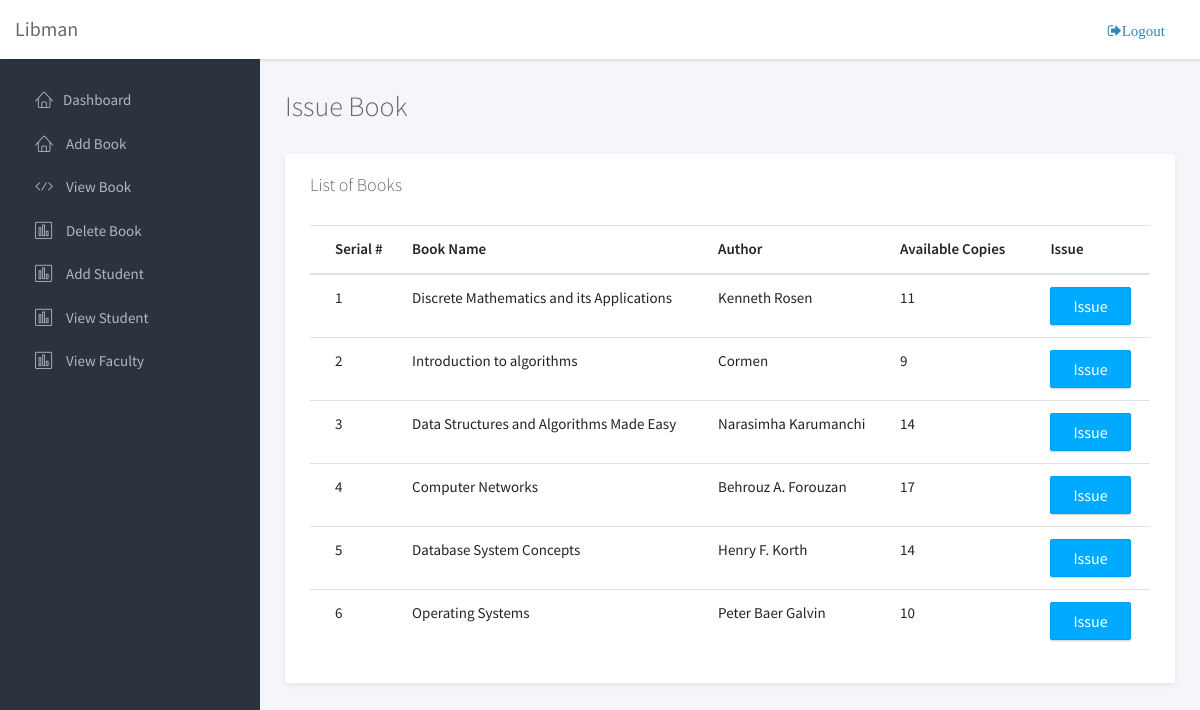
The app's page /issuebook/ (signed in), older data.
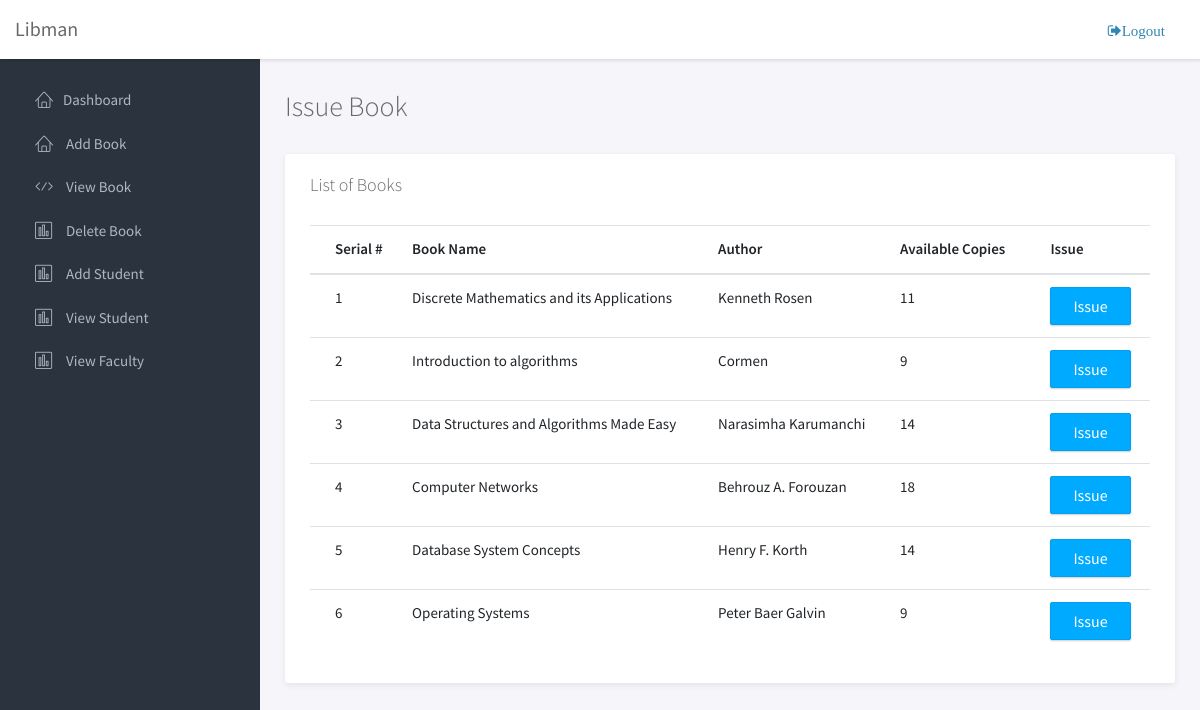
The same page, newer data.
### library/models.py (models this page shows, shortened)
class Book(models.Model):
	genre_choices = [
		('Fiction', 'Fiction'),
		('Magazine', 'Magazine'),
		('Novel', 'Novel'),
		('Study', 'Study'),
		('Sports', 'Sports'),
		('Biography', 'Biography'),
		('Others', 'Others')
	]
	language_choices = [
		('English', 'English'),
		('Hindi', 'Hindi'),
		('German', 'German'),
		('French', 'French'),
		('Japanese', 'Japanese'),
		('Others', 'Others')
	]
	title = models.CharField(max_length=200)
	author = models.CharField(max_length=100)
	summary = models.TextField(max_length=1000)
	isbn = models.CharField(max_length=13, primary_key = True, null=False)
	genre = models.CharField(choices=genre_choices, max_length=20)
	language = models.CharField(choices=language_choices, max_length=20)
	totalcopies = models.IntegerField(null=True)
	availablecopies = models.IntegerField(null=True)

### library/views.py (the view, shortened to what this page needs)
# urls.py: path('issuebook/', views.issuebook, name='issuebook'),
def issuebook(request):
	username = request.session.get('username')
	book = Book.objects.all()
	user = Users.objects.get(username=username)
	return render(request, 'issuebook.html', {'book':book, 'user':user})

### library/templates/issuebook.html (shortened to what this page needs)
{% extends 'base.html' %}
{% block content %}
	<div class="main">
		<div class="main-content">
			<div class="container-fluid">
				<h3 class="page-title">Issue Book</h3>
				<div class="row">
					<div class="col-md-12">
						<div class="panel">
							<div class="panel-heading">
								<h3 class="panel-title">List of Books</h3>
							</div>
							<div class="panel-body">
								<table class="table">
									<thead>
										<tr>
											<th>Serial #</th>
											<th>Book Name</th>
											<th>Author</th>
											<th>Available Copies</th>
											<th>Issue</th>
										</tr>
									</thead>
									<tbody>
										{% for b in book %}
										<tr>
											<td>{{ forloop.counter }}</td>
											<td>{{ b.title }}</td>
											<td>{{ b.author }}</td>
											<td>{{ b.availablecopies }}</td>
											<td>
												<form method="POST">
													<button id="issue-btn" class="btn btn-primary"><input type="hidden" name="issue" value="{{ b.isbn }}">Issue</button>
												</form>
											</td>
										</tr>
										{% endfor %}
									</tbody>
								</table>
							</div>
						</div>
					</div>
				</div>
			</div>
		</div>
	</div>
{% endblock %}

### library/templates/base.html (shortened to what this page needs)
<!DOCTYPE HTML>
{% load static %}
<html lang="en">
<head>
	<link rel="stylesheet" type="text/css" href="https://stackpath.bootstrapcdn.com/bootstrap/4.3.1/css/bootstrap.min.css">
	<link rel="stylesheet" href="{% static 'assets/vendor/font-awesome/css/font-awesome.min.css' %}">
	<link rel="stylesheet" href="{% static 'assets/vendor/linearicons/style.css' %}">
	<link rel="stylesheet" href="{% static 'assets/css/main.css' %}">
</head>
<body>
	<div id="wrapper">
		<nav class="navbar navbar-default fixed-top">
		  <div class="container-fluid">
		    <div class="navbar-header">
		      <a class="navbar-brand">Libman</a>
		    </div>
		    <ul style="list-style: none;" class="nav-right navbar-right">
		      <li><a href="/"><span class="fa fa-sign-out ">Logout</span></a></li>
		    </ul>
		  </div>
		</nav>
		<div id="sidebar-nav" class="sidebar">
			<div class="sidebar">
				<nav>
					<ul class="nav">
							<li><a href="/dashboard" class=""><i class="lnr lnr-home"></i><span>Dashboard</span></a></li>
						{% if user.role == 'Student' %}
							<li><a href="/issuebook" class=""><i class="lnr lnr-home"></i> <span>Issue Book</span></a></li>
							<li><a href="/returnbook" class=""><i class="lnr lnr-code"></i> <span>Return Book</span></a></li>
							<li><a href="/viewbook" class=""><i class="lnr lnr-chart-bars"></i> <span>View Book</span></a></li>
							<li><a href="/issuedbook" class=""><i class="lnr lnr-chart-bars"></i> <span>Issued Books</span></a></li>
						{% else %}
							<li><a href="/addbook" class=""><i class="lnr lnr-home"></i> <span>Add Book</span></a></li>
							<li><a href="/viewbook" class=""><i class="lnr lnr-code"></i> <span>View Book</span></a></li>
							<li><a href="/deletebook" class=""><i class="lnr lnr-chart-bars"></i> <span>Delete Book</span></a></li>
							<li><a href="/addstudent" class=""><i class="lnr lnr-chart-bars"></i> <span>Add Student</span></a></li>
							<li><a href="/viewstudent" class=""><i class="lnr lnr-chart-bars"></i> <span>View Student</span></a></li>
							<li><a href="/viewfaculty" class=""><i class="lnr lnr-chart-bars"></i> <span>View Faculty</span></a></li>
						{% endif %}
					</ul>
				</nav>
			</div>
		</div>
		{% block content %}
		{% endblock %}
	</div>
</body>
</html>

### library/static/assets/css/main.css (style rules this page uses)
html { position: relative; min-height: 100%; }
body { background-color: #F3F5F8; font-family: "Source Sans Pro", sans-serif; font-size: 15px; color: #676a6d; }
a { color: #3287B2; }
th { font-weight: 600; }
.page-title { margin-top: 0; margin-bottom: 30px; font-weight: 300; }
#wrapper .sidebar { -webkit-transition: all 0.3s ease-in-out; -moz-transition: all 0.3s ease-in-out; -ms-transition: all 0.3s ease-in-out; -o-transition: all 0.3s ease-in-out; transition: all 0.3s ease-in-out; width: 260px; height: 100%; float: left; background-color: #2B333E; position: fixed; left: 0; padding-top: 60px; }
#wrapper .main { -webkit-transition: all 0.3s ease-in-out; -moz-transition: all 0.3s ease-in-out; -ms-transition: all 0.3s ease-in-out; -o-transition: all 0.3s ease-in-out; transition: all 0.3s ease-in-out; width: calc(100% - 260px); left: 0; position: relative; float: right; background-color: #f5f5fa; }
#wrapper #sidebar-nav, #wrapper .main { padding-top: 30px; }
.main-content { padding: 80px 10px; }
.navbar-default { -webkit-transition: all 0.3s ease-in-out; -moz-transition: all 0.3s ease-in-out; -ms-transition: all 0.3s ease-in-out; -o-transition: all 0.3s ease-in-out; transition: all 0.3s ease-in-out; -moz-box-shadow: 1px 2px 3px rgba(0, 0, 0, 0.1); -webkit-box-shadow: 1px 2px 3px rgba(0, 0, 0, 0.1); box-shadow: 1px 2px 3px rgba(0, 0, 0, 0.1); -webkit-border-radius: 0; -moz-border-radius: 0; border-radius: 0; padding: 0; margin: 0; border: none; background-color: #fff; }
.sidebar { z-index: 9; }
.sidebar .nav > li > a { padding: 18px 30px; color: #AEB7C2; border-left: 5px solid transparent; }
.nav > li { margin-bottom: 20px; }
.sidebar .nav { padding-bottom: 10px; }
.sidebar .nav i { margin-right: 10px; font-size: 18px; }
.sidebar .nav span { -webkit-transition: all 0.3s ease-in-out; -moz-transition: all 0.3s ease-in-out; -ms-transition: all 0.3s ease-in-out; -o-transition: all 0.3s ease-in-out; transition: all 0.3s ease-in-out; position: relative; top: -2px; }
.btn { -webkit-border-radius: 2px; -moz-border-radius: 2px; border-radius: 2px; -moz-box-shadow: 0px 1px 2px 0 rgba(0, 0, 0, 0.2); -webkit-box-shadow: 0px 1px 2px 0 rgba(0, 0, 0, 0.2); box-shadow: 0px 1px 2px 0 rgba(0, 0, 0, 0.2); padding: 6px 22px; }
.btn-primary { background-color: #00AAFF; border-color: #00a0f0; }
.panel { -webkit-border-radius: 3px; -moz-border-radius: 3px; border-radius: 3px; -moz-box-shadow: 0 2px 6px rgba(0, 0, 0, 0.08); -webkit-box-shadow: 0 2px 6px rgba(0, 0, 0, 0.08); box-shadow: 0 2px 6px rgba(0, 0, 0, 0.08); background-color: #fff; margin-bottom: 30px; }
.panel .panel-heading, .panel .panel-body, .panel .panel-footer { padding-left: 25px; padding-right: 25px; }
.panel .panel-heading { padding-top: 20px; padding-bottom: 20px; position: relative; }
.panel .panel-heading .panel-title { margin: 0; font-size: 18px; font-weight: 300; }
.panel .panel-body { padding-top: 10px; padding-bottom: 15px; }
.panel .table > thead > tr > td:first-child, .panel .table > thead > tr > th:first-child, .panel .table > tbody > tr > td:first-child, .panel .table > tbody > tr > th:first-child, .panel .table > tfoot > tr > td:first-child, .panel .table > tfoot > tr > th:first-child { padding-left: 25px; }
.panel .table > thead > tr > td:last-child, .panel .table > thead > tr > th:last-child, .panel .table > tbody > tr > td:last-child, .panel .table > tbody > tr > th:last-child, .panel .table > tfoot > tr > td:last-child, .panel .table > tfoot > tr > th:last-child { padding-left: 25px; }

### library/templates/base.html (style rules this page uses)
.main { padding-top: 10px !important; }
.nav-right { margin-top: 20px; }
.nav-right > li { display: inline; margin-right: 20px; margin-top: 20px; }

Row changes from the older to the newer data that the page shows:
changed Book "Computer Networks": availablecopies "17" → "18"
changed Book "Operating Systems": availablecopies "10" → "9"
